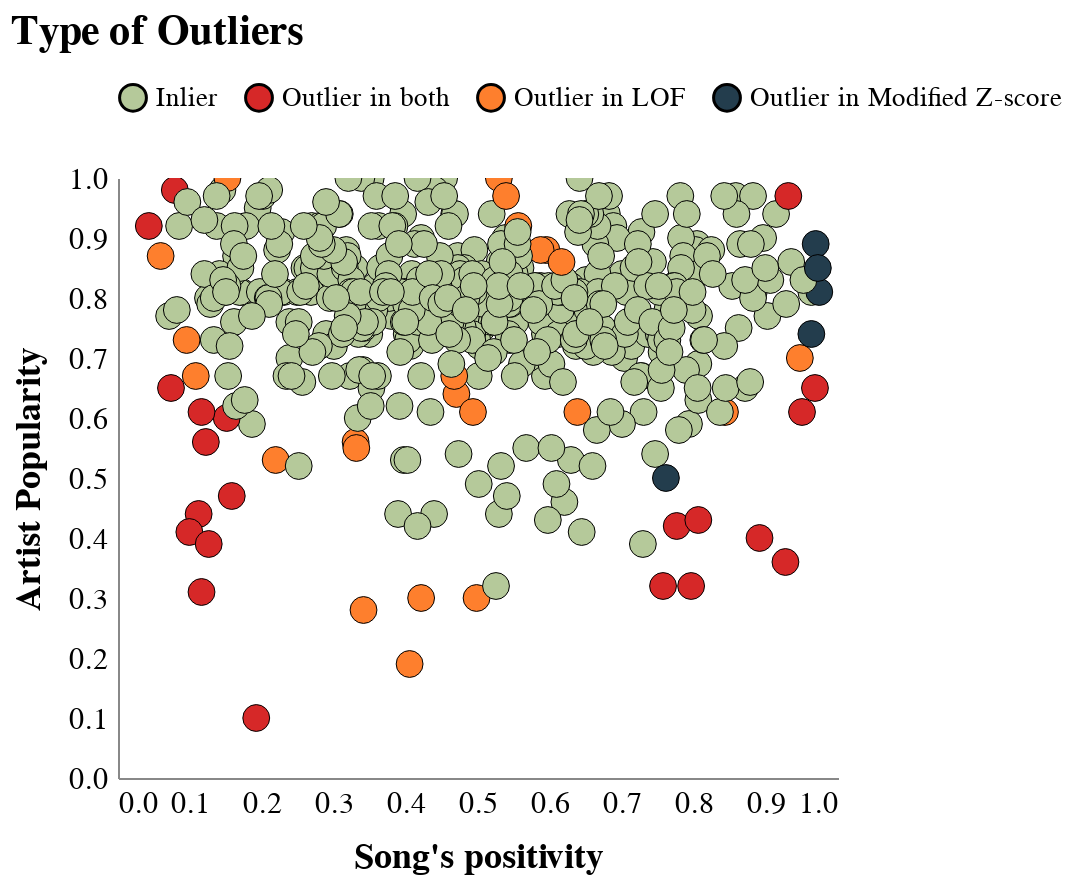

The notebook cell this image was saved under:
### Code cell
df_01 = comparing_anomalies(df_01)
comparison_outliers_01 = visualize_comparision_anomalies(df_01, 'valence', 'artist_popularity',
                                "Song's positivity", "Artist Popularity",
                                'outliers', tooltips_anomalies, "Type of Outliers", dim_square=300)
comparison_outliers_01 = set_plot_configurations(plot=comparison_outliers_01, dim_square=300).interactive()
comparison_outliers_01

### Figure 1 — Vega-Lite specification as saved in the notebook (floating-point values rounded to 4 significant figures; data arrays with more than 128 entries replaced by an {"elided": "..."} marker saying what was removed)
{"config": {"view": {"continuousWidth": 400, "continuousHeight": 300, "strokeWidth": 0}, "axis": {"grid": false, "labelFontSize": 15.0, "labelPadding": 5.1, "ticks": false, "titleFontSize": 18.0, "titlePadding": 10.2}, "font": "Georgia"}, "data": {"name": "data-e04a11b137aacf460926ca80314595ee"}, "mark": {"type": "circle", "size": 180.0, "stroke": "black", "strokeWidth": 0.5}, "encoding": {"color": {"field": "outliers", "legend": {"labelFontSize": 13.5, "labelLimit": 0.0, "offset": 30, "orient": "top", "symbolSize": 180.0, "title": ""}, "scale": {"domain": ["Inlier", "Outlier in both", "Outlier in LOF", "Outlier in Modified Z-score"], "range": ["#b5c99a", "#d62828", "#FE7F2D", "#233D4D"]}, "type": "nominal"}, "opacity": {"condition": {"value": 1, "selection": "selector003"}, "value": 0.2}, "tooltip": [{"field": "name", "title": "Song", "type": "nominal"}, {"field": "artist", "title": "Artist", "type": "nominal"}, {"field": "album", "title": "Album", "type": "nominal"}, {"field": "z_mod", "title": "Mod. Z-score", "type": "quantitative"}, {"field": "local_outlier_factor", "title": "LOF", "type": "quantitative"}, {"field": "outliers", "title": "Type of Outlier", "type": "nominal"}, {"field": "valence", "title": "Song's positivity", "type": "quantitative"}, {"field": "artist_popularity", "title": "Artist Popularity", "type": "quantitative"}], "x": {"field": "valence", "title": "Song's positivity", "type": "quantitative"}, "y": {"field": "artist_popularity", "title": "Artist Popularity", "type": "quantitative"}}, "height": 300, "selection": {"selector003": {"type": "multi", "fields": ["outliers"], "bind": "legend"}, "selector004": {"type": "interval", "bind": "scales", "encodings": ["x", "y"]}}, "title": {"text": "Type of Outliers", "anchor": "start", "fontSize": 21.0, "offset": 15.0}, "width": 360.0, "$schema": "https://vega.github.io/schema/vega-lite/v4.17.0.json", "datasets": {"data-e04a11b137aacf460926ca80314595ee": {"elided": "504 records"}}}
